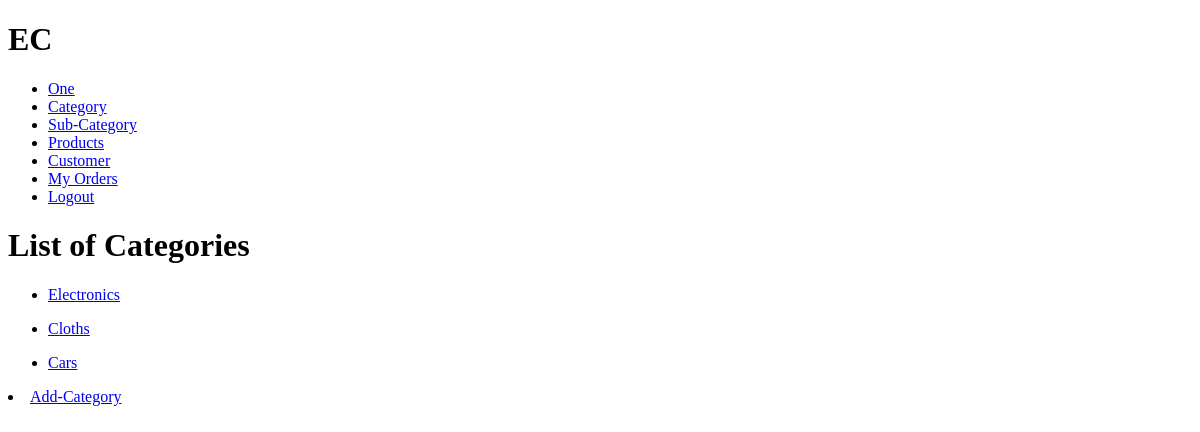
The app's page /category/ (signed in), older data.
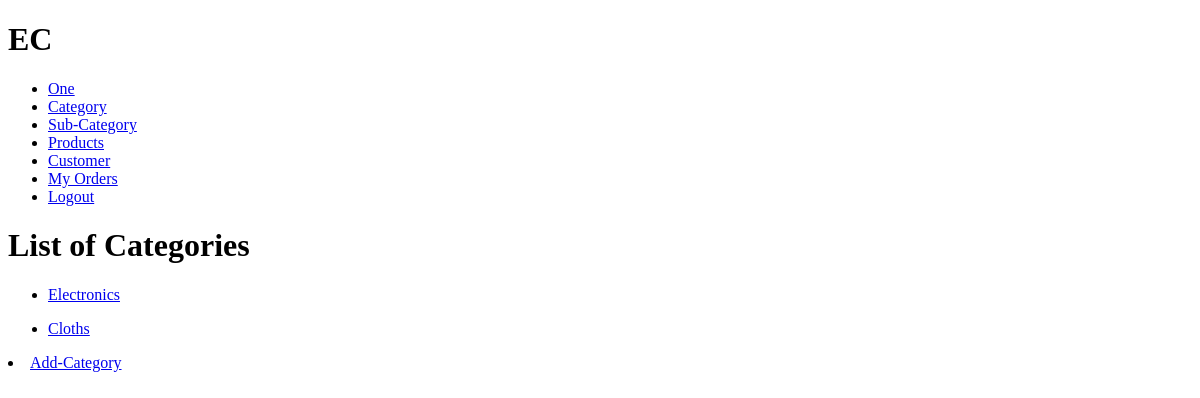
The same page, newer data.
### base/models.py (models this page shows, shortened)
class Category(models.Model):
    name = models.CharField(max_length=20)
    created_at = models.DateTimeField(auto_now_add=True)
    updated_at = models.DateTimeField(auto_now=True)
    deleted_at = models.DateTimeField(null=True, blank=True)

### base/views.py (the view)
# urls.py: path("category/", views.categoryView, name="category"),
def categoryView(request):
    page = "category"
    categories = Category.objects.all()
    context = {"categories":categories, "page":page}
    return render(request, "base/category/category.html", context)

### base/templates/base/category/category.html
{% extends "main.html" %}
{% block content %}
{% if page == "category" %}
    <div>
        <h1>List of Categories</h1>
        {% for category in categories %}
            <ul>
                <li><a href="{% url "single-category" category.id %}">{{category.name}}</a></li>
            </ul>
        {% endfor %}
        {% if request.user.is_superuser %}
            <li><a href="{% url "create-category" %}">Add-Category</a></li>
        {% endif %}
    </div>
{% else %}
    <form method="POST">
        {% csrf_token %}
        {{ form.as_p }}
        <button type="submit">Create-Category</button>
    </form>
{% endif %}
{% endblock content %}

Row changes from the older to the newer data that the page shows:
removed Category: name "Cars"
